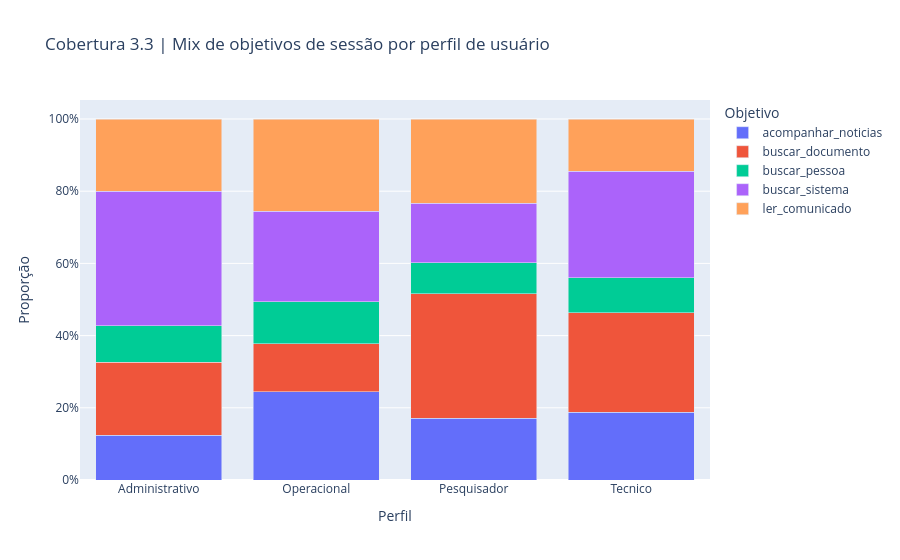

Notebook source saved alongside this figure:
### Markdown cell above
**Critério (quantitativo):** todos os 5 objetivos de sessão devem aparecer em todos os 4 perfis. Uma célula vazia significa que um segmento inteiro não tem um comportamento — o que inviabiliza análises cruzadas naquele subgrupo.

### Code cell
cobertura_objetivo = (
    df.groupby(['perfil_usuario', 'objetivo_sessao'])
    .size()
    .reset_index(name='contagem')
)
total_por_perfil = df['perfil_usuario'].value_counts().rename('total')
cobertura_objetivo = cobertura_objetivo.join(total_por_perfil, on='perfil_usuario')
cobertura_objetivo['proporcao'] = cobertura_objetivo['contagem'] / cobertura_objetivo['total']

fig = px.bar(
    cobertura_objetivo,
    x='perfil_usuario',
    y='proporcao',
    color='objetivo_sessao',
    barmode='stack',
    title='Cobertura 3.3 | Mix de objetivos de sessão por perfil de usuário',
    labels={'proporcao': 'Proporção', 'perfil_usuario': 'Perfil', 'objetivo_sessao': 'Objetivo'},
)
fig.update_yaxes(tickformat='.0%')
fig

### Figure 1 — Plotly figure (JSON) as saved in the notebook; plotly's stock layout.template omitted (floating-point values rounded to 4 significant figures)
{"data": [{"hovertemplate": "Objetivo=acompanhar_noticias<br>Perfil=%{x}<br>Proporção=%{y}<extra></extra>", "legendgroup": "acompanhar_noticias", "marker": {"color": "#636efa", "pattern": {"shape": ""}}, "name": "acompanhar_noticias", "orientation": "v", "showlegend": true, "textposition": "auto", "type": "bar", "x": ["Administrativo", "Operacional", "Pesquisador", "Tecnico"], "xaxis": "x", "y": [0.1245, 0.245, 0.1715, 0.1872], "yaxis": "y"}, {"hovertemplate": "Objetivo=buscar_documento<br>Perfil=%{x}<br>Proporção=%{y}<extra></extra>", "legendgroup": "buscar_documento", "marker": {"color": "#EF553B", "pattern": {"shape": ""}}, "name": "buscar_documento", "orientation": "v", "showlegend": true, "textposition": "auto", "type": "bar", "x": ["Administrativo", "Operacional", "Pesquisador", "Tecnico"], "xaxis": "x", "y": [0.2013, 0.132, 0.3449, 0.2767], "yaxis": "y"}, {"hovertemplate": "Objetivo=buscar_pessoa<br>Perfil=%{x}<br>Proporção=%{y}<extra></extra>", "legendgroup": "buscar_pessoa", "marker": {"color": "#00cc96", "pattern": {"shape": ""}}, "name": "buscar_pessoa", "orientation": "v", "showlegend": true, "textposition": "auto", "type": "bar", "x": ["Administrativo", "Operacional", "Pesquisador", "Tecnico"], "xaxis": "x", "y": [0.101, 0.1174, 0.08476, 0.09688], "yaxis": "y"}, {"hovertemplate": "Objetivo=buscar_sistema<br>Perfil=%{x}<br>Proporção=%{y}<extra></extra>", "legendgroup": "buscar_sistema", "marker": {"color": "#ab63fa", "pattern": {"shape": ""}}, "name": "buscar_sistema", "orientation": "v", "showlegend": true, "textposition": "auto", "type": "bar", "x": ["Administrativo", "Operacional", "Pesquisador", "Tecnico"], "xaxis": "x", "y": [0.3734, 0.2506, 0.1649, 0.2939], "yaxis": "y"}, {"hovertemplate": "Objetivo=ler_comunicado<br>Perfil=%{x}<br>Proporção=%{y}<extra></extra>", "legendgroup": "ler_comunicado", "marker": {"color": "#FFA15A", "pattern": {"shape": ""}}, "name": "ler_comunicado", "orientation": "v", "showlegend": true, "textposition": "auto", "type": "bar", "x": ["Administrativo", "Operacional", "Pesquisador", "Tecnico"], "xaxis": "x", "y": [0.1999, 0.255, 0.2339, 0.1453], "yaxis": "y"}], "layout": {"barmode": "stack", "legend": {"title": {"text": "Objetivo"}, "tracegroupgap": 0}, "title": {"text": "Cobertura 3.3 | Mix de objetivos de sessão por perfil de usuário"}, "xaxis": {"anchor": "y", "domain": [0.0, 1.0], "title": {"text": "Perfil"}}, "yaxis": {"anchor": "x", "domain": [0.0, 1.0], "tickformat": ".0%", "title": {"text": "Proporção"}}}}
